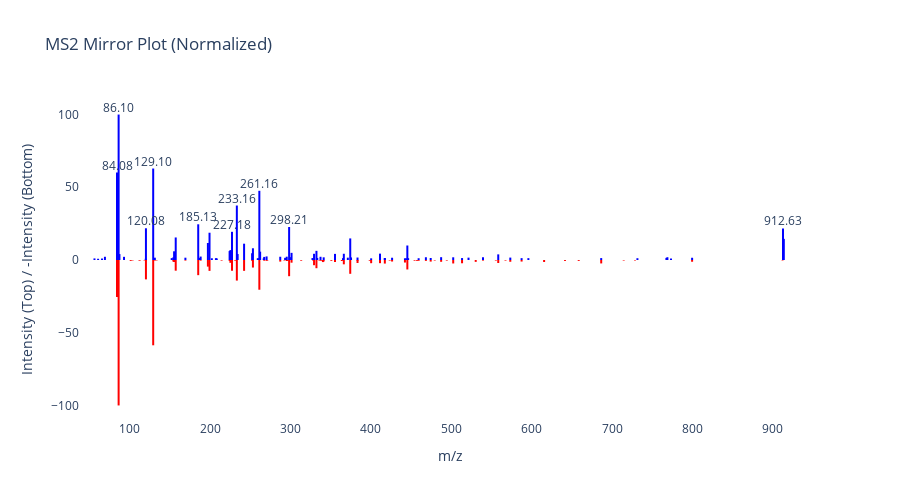

Notebook code for this chart:
### Code cell
run = pymzml.run.Reader(mzml_filepath)
plot_ms2_spectrum(get_scan_peaks_by_scan_number(run, 2432), get_peaks_from_gnps("CCMSLIB00000579271"))
